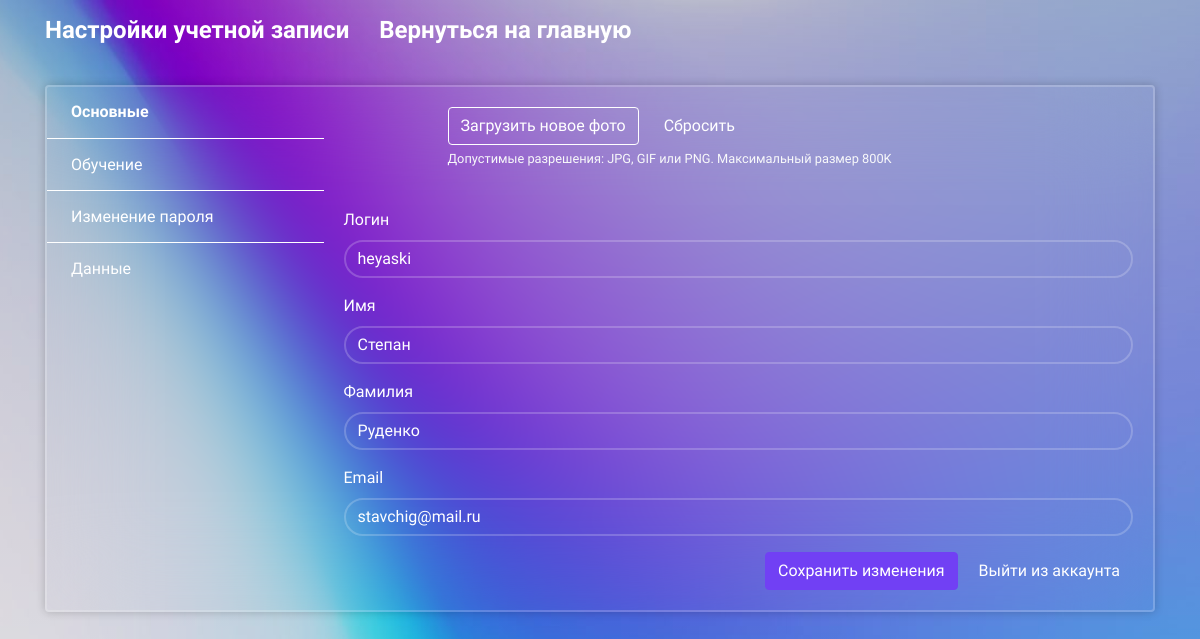
The app's page /profile/ (signed in), older data.
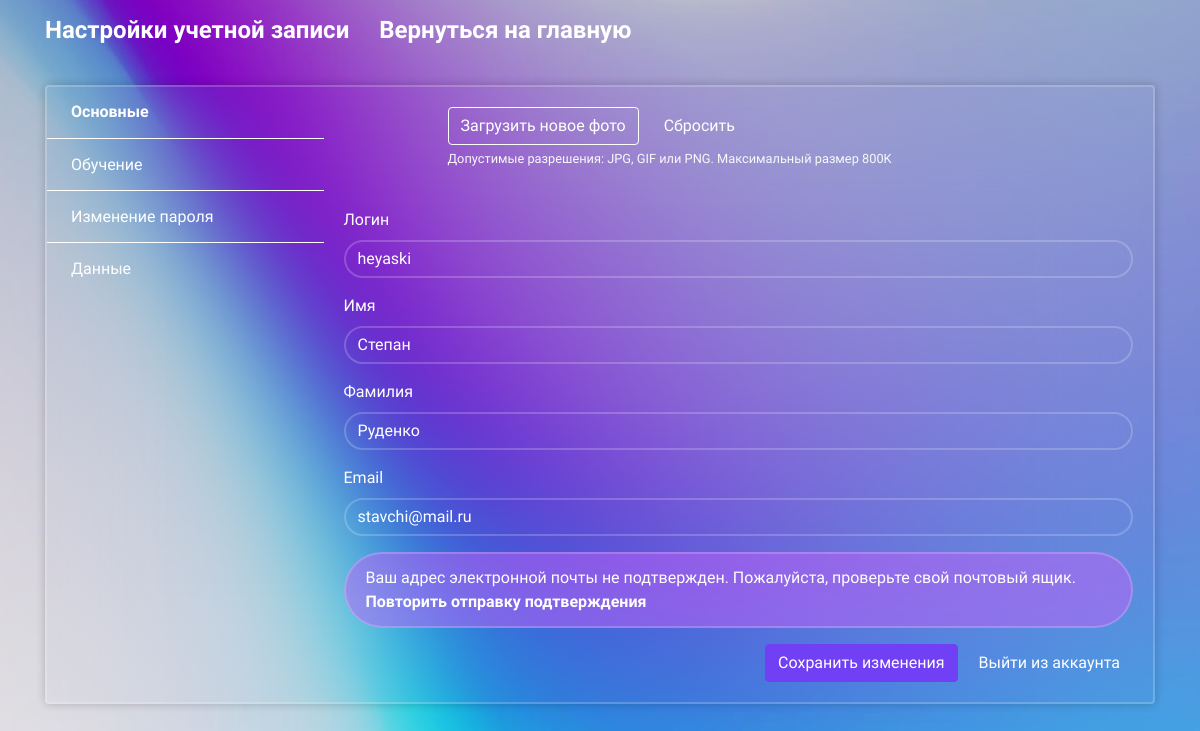
The same page, newer data.
### main/models.py (models this page shows, shortened)
class User(AbstractUser):
    email = models.EmailField(unique=True)
    date_joined = models.DateTimeField(auto_now_add=True)
    agree_to_processing = models.BooleanField(default=False)
    russian_first_name = models.CharField(max_length=30, blank=True)
    russian_last_name = models.CharField(max_length=30, blank=True)
    email_verified = models.BooleanField(default=False)
    verification_token = models.UUIDField(default=uuid.uuid4, editable=False)

### main/views.py (the view, shortened to what this page needs)
# urls.py: path('profile/', views.prof, name='profiles'),
@login_required
def prof(request):
    UserProfile.objects.get_or_create(user=request.user)
    enrollments = CourseEnrollment.objects.filter(user=request.user)
    enrollment_status = {}
    context = {
        'enrollment_status': enrollment_status,
        'user': request.user,
    }
    return render(request, "profile.html", context)

### main/models.py (called while the page is built)
    def get_photo_url(self):
        if self.profile_photo:
            return self.profile_photo.url
        return self.DEFAULT_PHOTO_URL

### main/templatetags/custom_filters.py (called while the page is built)
@register.filter(name='get_badge_class')
def get_badge_class(dictionary, key):
    item = dictionary.get(key)
    return item.get('badge_class') if item else 'badge-secondary'

@register.filter(name='get_status_text')
def get_status_text(dictionary, key):
    item = dictionary.get(key)
    return item.get('text') if item else 'Не пройден'

@register.filter(name='can_decline')
def can_decline(dictionary, key):
    item = dictionary.get(key)
    return item.get('can_decline') if item else False

### templates/profile.html (shortened to what this page needs)
{% load static %} {% load custom_filters %} {% load static i18n %} {% load tz %}
<!DOCTYPE html>
<html lang="en">
	<head>
		<link rel="stylesheet" href="{% static 'style/styleProfile.css' %}" />
		<link
			href="https://cdn.jsdelivr.net/npm/bootstrap@4.5.0/dist/css/bootstrap.min.css"
			rel="stylesheet"
		/>
		<link
			rel="stylesheet"
			href="https://cdn.jsdelivr.net/npm/flatpickr/dist/flatpickr.min.css"
		/>
		<link
			rel="stylesheet"
			href="https://cdnjs.cloudflare.com/ajax/libs/intl-tel-input/17.0.8/css/intlTelInput.css"
		/>
		<link
			href="https://unpkg.com/boxicons@2.1.4/css/boxicons.min.css"
			rel="stylesheet"
		/>
	</head>
	<body>
		<div class="container light-style flex-grow-1 container-p-y">
			<div class="footer-account">
				<h4 class="font-weight-bold py-3 mb-4">Настройки учетной записи</h4>
				<h4 class="font-weight-bold py-3 mb-4">
					<a href="{% url 'home' %}">Вернуться на главную</a>
				</h4>
			</div>
			<div class="card overflow-hidden">
				<div class="row no-gutters row-bordered row-border-light">
					<div class="col-md-3 pt-0">
						<div class="list-group list-group-flush account-settings-links">
							<a
								class="list-group-item list-group-item-action active"
								data-toggle="list"
								href="#account-general"
								>Основные</a
							>
							<a
								class="list-group-item list-group-item-action"
								data-toggle="list"
								href="#account-cours"
								>Обучение</a
							>
							<a
								class="list-group-item list-group-item-action"
								data-toggle="list"
								href="#account-change-password"
								>Изменение пароля</a
							>
							<a
								class="list-group-item list-group-item-action"
								data-toggle="list"
								href="#account-info"
								>Данные</a
							>
						</div>
					</div>
					<div class="col-md-9">
						<div class="tab-content">
							<div class="tab-pane fade active show" id="account-general">
								<div class="card-body media align-items-center">
									<div class="media-body ml-4">
										<form id="photo-form" enctype="multipart/form-data">
											<label class="btn btn-outline-primary">
												Загрузить новое фото
											</label>
											<button
												type="button"
												class="btn btn-default md-btn-flat"
												id="reset-photo"
											>
												Сбросить
											</button>
											<div class="text-light small mt-1">
												Допустимые разрешения: JPG, GIF или PNG. Максимальный
												размер 800K
											</div>
										</form>
									</div>
								</div>
								<div class="card-body">
									<form method="post">
										<div class="form-group">
											<label class="form-label">Логин</label>
											<input
												type="text"
												class="form-control mb-1"
												value="{{ user.username }}"
												readonly
											/>
										</div>
										<div class="form-group">
											<label class="form-label">Имя</label>
											<input
												type="text"
												name="first_name"
												class="form-control"
												value="{{ user.russian_first_name }}"
												placeholder="Иван"
												maxlength="30"
												pattern="[А-ЯЁ][а-яё]+"
												title="Имя должно быть написано на русском языке с заглавной буквы."
											/>
										</div>
										<div class="form-group">
											<label class="form-label">Фамилия</label>
											<input
												type="text"
												name="last_name"
												class="form-control"
												value="{{ user.russian_last_name }}"
												placeholder="Иванов"
												maxlength="30"
												pattern="[А-ЯЁ][а-яё]+"
												title="Фамилия должна быть написана на русском языке с заглавной буквы."
											/>
										</div>
										<div class="form-group">
											<label class="form-label">Email</label>
											<input
												type="email"
												name="email"
												class="form-control"
												value="{{ user.email }}"
												required
											/>
										</div>
										{% if not user.email_verified %}
										<div class="alert alert-warning mt-3">
											Ваш адрес электронной почты не подтвержден. Пожалуйста,
											проверьте свой почтовый ящик.<br />
											<a href="#" id="resend-verification"
												>Повторить отправку подтверждения</a
											>
										</div>
										{% endif %}
										<div class="text-right mt-3">
											<button
												type="submit"
												name="save_changes"
												class="btn btn-primary"
											>
												Сохранить изменения</button
											>&nbsp;
											<button
												type="button"
												class="btn btn-default"
												name="logout"
												data-toggle="modal"
												data-target="#logoutConfirmationModal"
											>
												Выйти из аккаунта
											</button>
										</div>
									</form>
								</div>
							</div>
						</div>
					</div>
				</div>
			</div>
		</div>
	</body>
</html>

### static/style/styleProfile.css (style rules this page uses)
* { font-family: 'Jura', sans-serif; font-optical-sizing: auto; font-weight: 400; font-style: normal; }
body { margin-top: 20px; display: flex; min-height: 100vh; background: linear-gradient(rgba(0, 0, 0, 0.2), rgba(0, 0, 0, 0.1)), url(../media/background-login.jpeg) no-repeat; background-size: cover; background-position: center; }
html { overflow-y: scroll; scroll-behavior: smooth; }
body { -ms-overflow-style: none; }
.footer-account { display: flex; flex-direction: row; gap: 30px; color: white; }
.font-weight-bold.py-3.mb-4 a { color: white; font-weight: bold; }
.btn-default { border-color: rgba(24, 28, 33, 0.1); background: rgba(0, 0, 0, 0); color: #4e5155; }
label.btn { margin-bottom: 0; }
.btn.btn-primary { color: #fff; background-color: #7140f4; border-color: #7140f4; }
.btn.btn-default { color: white; }
.btn { cursor: pointer; }
.form-label { color: white; }
.card.overflow-hidden { background-clip: padding-box; box-shadow: 0 1px 4px rgba(24, 28, 33, 0.012); background: transparent; backdrop-filter: blur(50px); border: 2px solid rgba(255, 255, 255, 0.2); box-shadow: 0 0 10px rgba(0, 0, 0, 0.2); }
.row-bordered { overflow: hidden; }
.list-group-item-action { color: white; }
.account-settings-links .list-group-item.active { font-weight: bold !important; }
html:not(.dark-style) .account-settings-links .list-group-item.active { background: transparent !important; }
.light-style .account-settings-links .list-group-item { padding: 0.85rem 1.5rem; border-color: white !important; }
.light-style .account-settings-links .list-group-item.active { color: #7140f4 !important; }
.light-style .account-settings-links .list-group-item.active { color: white !important; }
.list-group-item.list-group-item-action { background: transparent; backdrop-filter: blur(50px); color: white; }
.mb-4 { color: white; }
.form-control { background: transparent !important; border: 2px solid rgba(255, 255, 255, 0.2) !important; border-radius: 40px !important; font-size: 16px !important; color: #fff !important; }
.alert-warning { background-color: rgba(191, 97, 247, 0.5) !important; border: 2px solid rgba(255, 255, 255, 0.2) !important; border-radius: 40px !important; font-size: 16px !important; color: #fff !important; }
.alert-warning a { color: white; font-weight: bold; }
.form-group input::placeholder { color: #c7c7c7; }
label.btn.btn-outline-primary { color: #ffffff; border-color: #ffffff; }
.alert { padding: 10px 20px; margin-bottom: 15px; border-radius: 10px; border: 1px solid transparent; }

Row changes from the older to the newer data that the page shows:
changed User "heyaski": email "stavchig@mail.ru" → "stavchi@mail.ru"; email_verified True → False (drawn)
Text that changed along with them:
text now shown: "Ваш адрес электронной почты не подтвержден. Пожалуйста, проверьте свой почтовый ящик. Повторить отправку подтверждения"
